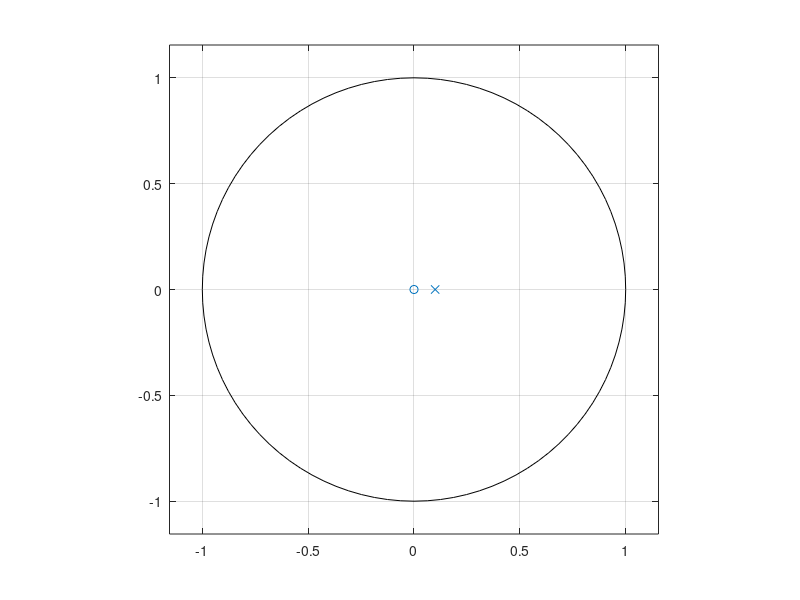
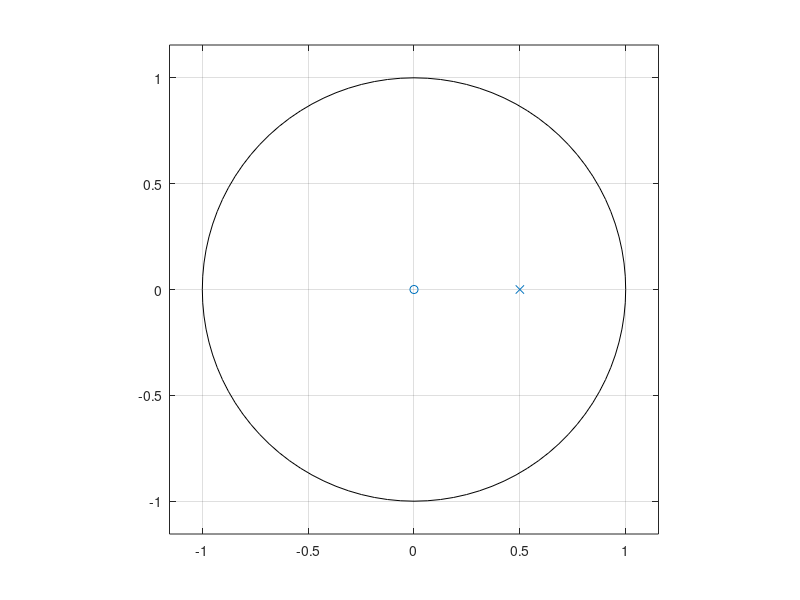
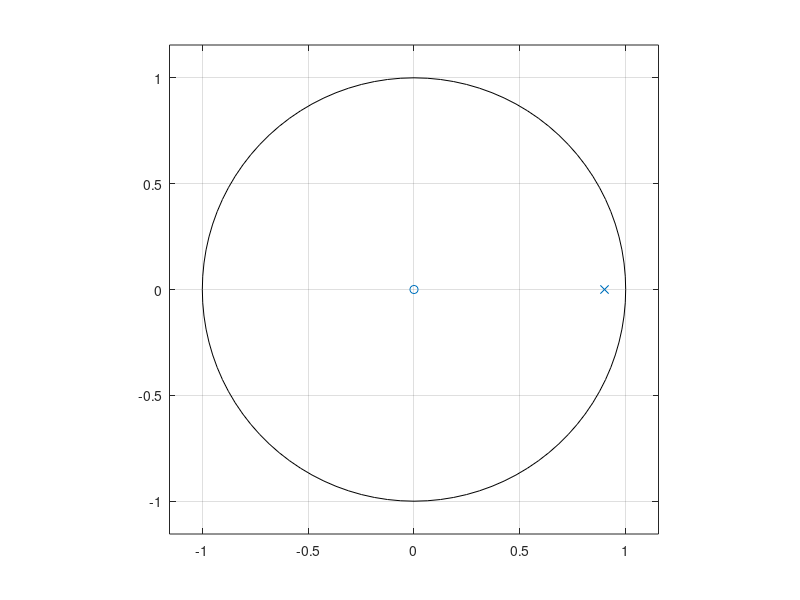
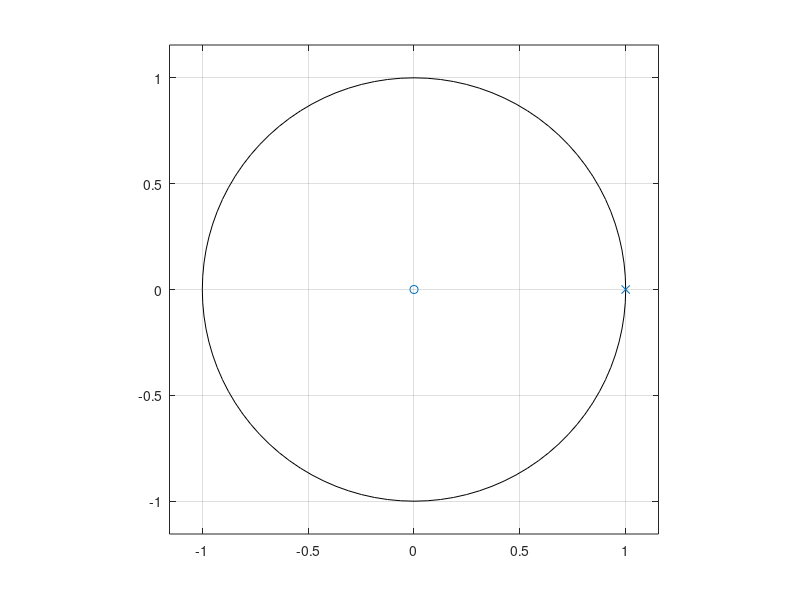

Here is the MATLAB script that generated these plots, in order:

% Waarden
a1 = {0.1 0.5 0.9 1 1.1};
b = 1;
    
% Alle waarden van a1 afgaan
for n = 1:5
    % Plotten y(n)
    a = [1 -a1{n}];
    
    figure(n);
    zplane(b, a);
    figure(n+5);
    freqz(b,a);
end